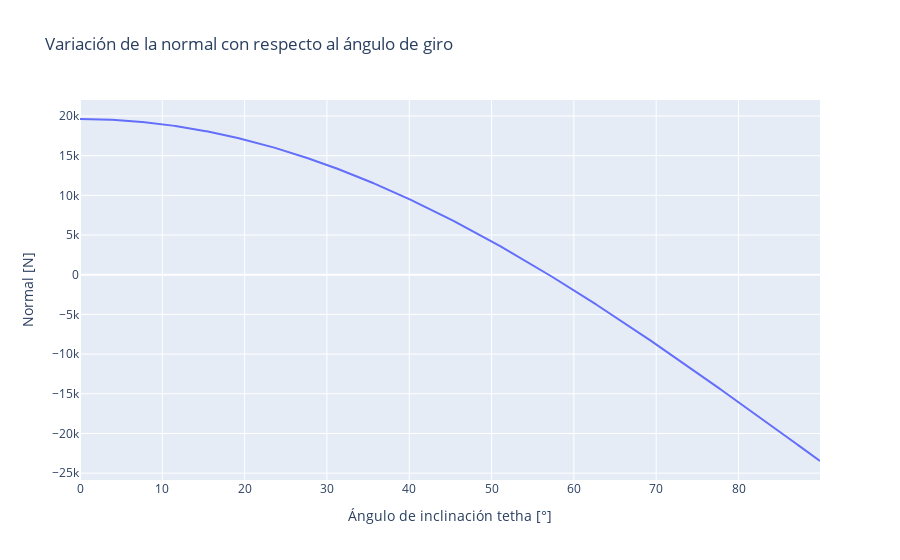

Notebook cell for this chart:
### Code cell
import numpy as np #importar libreria matematica
import plotly.express as px #herramienta de plot
import plotly.graph_objects as go
#Análisis
theta=np.arange(0,90,0.2)
vtheta = np.array(th) 
w2=(2000*9.81/5)*(11*np.cos(th/180*np.pi)-6)
#plot
fig=px.line(x=th,y=w2,labels={'x':'Ángulo de inclinación tetha [°]','y':'Normal [N]'},title="Variación de la normal con respecto al ángulo de giro")
fig.show()

### Figure 1 — Plotly figure (JSON) as saved in the notebook; plotly's stock layout.template omitted (floating-point values rounded to 4 significant figures; data arrays with more than 128 entries replaced by an {"elided": "..."} marker saying what was removed)
{"data": [{"hovertemplate": "Ángulo de inclinación tetha [°]=%{x}<br>Normal [N]=%{y}<extra></extra>", "legendgroup": "", "line": {"color": "#636efa", "dash": "solid"}, "mode": "lines", "name": "", "orientation": "v", "showlegend": false, "type": "scatter", "x": {"elided": "900 float values"}, "xaxis": "x", "y": {"elided": "900 float values"}, "yaxis": "y"}], "layout": {"autosize": true, "legend": {"tracegroupgap": 0}, "title": {"text": "Variación de la normal con respecto al ángulo de giro"}, "xaxis": {"anchor": "y", "autorange": true, "domain": [0, 1], "range": [0, 89.9], "title": {"text": "Ángulo de inclinación tetha [°]"}, "type": "linear"}, "yaxis": {"anchor": "x", "autorange": true, "domain": [0, 1], "range": [-25860.0, 22010.0], "title": {"text": "Normal [N]"}, "type": "linear"}}}
